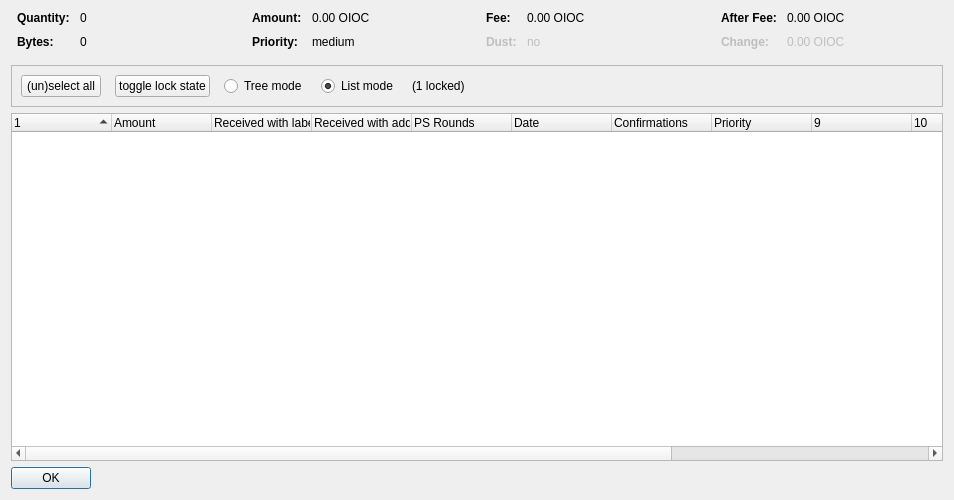
<?xml version="1.0" encoding="UTF-8"?>
<ui version="4.0">
 <class>CoinControlDialog</class>
 <widget class="QDialog" name="CoinControlDialog">
  <property name="geometry">
   <rect>
    <x>0</x>
    <y>0</y>
    <width>954</width>
    <height>500</height>
   </rect>
  </property>
  <property name="windowTitle">
   <string>Coin Selection</string>
  </property>
  <layout class="QVBoxLayout" name="verticalLayout">
   <item>
    <layout class="QHBoxLayout" name="horizontalLayoutTop" stretch="0,0,0,0">
     <property name="topMargin">
      <number>0</number>
     </property>
     <property name="bottomMargin">
      <number>10</number>
     </property>
     <item>
      <layout class="QFormLayout" name="formLayoutCoinControl1">
       <property name="horizontalSpacing">
        <number>10</number>
       </property>
       <property name="verticalSpacing">
        <number>10</number>
       </property>
       <property name="leftMargin">
        <number>6</number>
       </property>
       <property name="rightMargin">
        <number>6</number>
       </property>
       <item row="0" column="0">
        <widget class="QLabel" name="labelCoinControlQuantityText">
         <property name="font">
          <font>
           <weight>75</weight>
           <bold>true</bold>
          </font>
         </property>
         <property name="text">
          <string>Quantity:</string>
         </property>
        </widget>
       </item>
       <item row="0" column="1">
        <widget class="QLabel" name="labelCoinControlQuantity">
         <property name="cursor">
          <cursorShape>IBeamCursor</cursorShape>
         </property>
         <property name="contextMenuPolicy">
          <enum>Qt::ActionsContextMenu</enum>
         </property>
         <property name="text">
          <string notr="true">0</string>
         </property>
         <property name="textInteractionFlags">
          <set>Qt::LinksAccessibleByMouse|Qt::TextSelectableByKeyboard|Qt::TextSelectableByMouse</set>
         </property>
        </widget>
       </item>
       <item row="1" column="0">
        <widget class="QLabel" name="labelCoinControlBytesText">
         <property name="font">
          <font>
           <weight>75</weight>
           <bold>true</bold>
          </font>
         </property>
         <property name="text">
          <string>Bytes:</string>
         </property>
        </widget>
       </item>
       <item row="1" column="1">
        <widget class="QLabel" name="labelCoinControlBytes">
         <property name="cursor">
          <cursorShape>IBeamCursor</cursorShape>
         </property>
         <property name="contextMenuPolicy">
          <enum>Qt::ActionsContextMenu</enum>
         </property>
         <property name="text">
          <string notr="true">0</string>
         </property>
         <property name="textInteractionFlags">
          <set>Qt::LinksAccessibleByMouse|Qt::TextSelectableByKeyboard|Qt::TextSelectableByMouse</set>
         </property>
        </widget>
       </item>
      </layout>
     </item>
     <item>
      <layout class="QFormLayout" name="formLayoutCoinControl2">
       <property name="horizontalSpacing">
        <number>10</number>
       </property>
       <property name="verticalSpacing">
        <number>10</number>
       </property>
       <property name="leftMargin">
        <number>6</number>
       </property>
       <property name="rightMargin">
        <number>6</number>
       </property>
       <item row="0" column="0">
        <widget class="QLabel" name="labelCoinControlAmountText">
         <property name="font">
          <font>
           <weight>75</weight>
           <bold>true</bold>
          </font>
         </property>
         <property name="text">
          <string>Amount:</string>
         </property>
        </widget>
       </item>
       <item row="0" column="1">
        <widget class="QLabel" name="labelCoinControlAmount">
         <property name="cursor">
          <cursorShape>IBeamCursor</cursorShape>
         </property>
         <property name="contextMenuPolicy">
          <enum>Qt::ActionsContextMenu</enum>
         </property>
         <property name="text">
          <string notr="true">0.00 OIOC</string>
         </property>
         <property name="textInteractionFlags">
          <set>Qt::LinksAccessibleByMouse|Qt::TextSelectableByKeyboard|Qt::TextSelectableByMouse</set>
         </property>
        </widget>
       </item>
       <item row="1" column="0">
        <widget class="QLabel" name="labelCoinControlPriorityText">
         <property name="font">
          <font>
           <weight>75</weight>
           <bold>true</bold>
          </font>
         </property>
         <property name="text">
          <string>Priority:</string>
         </property>
        </widget>
       </item>
       <item row="1" column="1">
        <widget class="QLabel" name="labelCoinControlPriority">
         <property name="cursor">
          <cursorShape>IBeamCursor</cursorShape>
         </property>
         <property name="contextMenuPolicy">
          <enum>Qt::ActionsContextMenu</enum>
         </property>
         <property name="text">
          <string>medium</string>
         </property>
         <property name="textInteractionFlags">
          <set>Qt::LinksAccessibleByMouse|Qt::TextSelectableByKeyboard|Qt::TextSelectableByMouse</set>
         </property>
        </widget>
       </item>
      </layout>
     </item>
     <item>
      <layout class="QFormLayout" name="formLayoutCoinControl3">
       <property name="horizontalSpacing">
        <number>10</number>
       </property>
       <property name="verticalSpacing">
        <number>10</number>
       </property>
       <property name="leftMargin">
        <number>6</number>
       </property>
       <property name="rightMargin">
        <number>6</number>
       </property>
       <item row="0" column="0">
        <widget class="QLabel" name="labelCoinControlFeeText">
         <property name="font">
          <font>
           <weight>75</weight>
           <bold>true</bold>
          </font>
         </property>
         <property name="text">
          <string>Fee:</string>
         </property>
        </widget>
       </item>
       <item row="0" column="1">
        <widget class="QLabel" name="labelCoinControlFee">
         <property name="cursor">
          <cursorShape>IBeamCursor</cursorShape>
         </property>
         <property name="contextMenuPolicy">
          <enum>Qt::ActionsContextMenu</enum>
         </property>
         <property name="text">
          <string notr="true">0.00 OIOC</string>
         </property>
         <property name="textInteractionFlags">
          <set>Qt::LinksAccessibleByMouse|Qt::TextSelectableByKeyboard|Qt::TextSelectableByMouse</set>
         </property>
        </widget>
       </item>
       <item row="1" column="0">
        <widget class="QLabel" name="labelCoinControlLowOutputText">
         <property name="enabled">
          <bool>false</bool>
         </property>
         <property name="font">
          <font>
           <weight>75</weight>
           <bold>true</bold>
          </font>
         </property>
         <property name="text">
          <string>Dust:</string>
         </property>
        </widget>
       </item>
       <item row="1" column="1">
        <widget class="QLabel" name="labelCoinControlLowOutput">
         <property name="enabled">
          <bool>false</bool>
         </property>
         <property name="cursor">
          <cursorShape>IBeamCursor</cursorShape>
         </property>
         <property name="contextMenuPolicy">
          <enum>Qt::ActionsContextMenu</enum>
         </property>
         <property name="text">
          <string>no</string>
         </property>
         <property name="textInteractionFlags">
          <set>Qt::LinksAccessibleByMouse|Qt::TextSelectableByKeyboard|Qt::TextSelectableByMouse</set>
         </property>
        </widget>
       </item>
      </layout>
     </item>
     <item>
      <layout class="QFormLayout" name="formLayoutCoinControl4">
       <property name="horizontalSpacing">
        <number>10</number>
       </property>
       <property name="verticalSpacing">
        <number>10</number>
       </property>
       <property name="leftMargin">
        <number>6</number>
       </property>
       <property name="rightMargin">
        <number>6</number>
       </property>
       <item row="0" column="0">
        <widget class="QLabel" name="labelCoinControlAfterFeeText">
         <property name="font">
          <font>
           <weight>75</weight>
           <bold>true</bold>
          </font>
         </property>
         <property name="text">
          <string>After Fee:</string>
         </property>
        </widget>
       </item>
       <item row="0" column="1">
        <widget class="QLabel" name="labelCoinControlAfterFee">
         <property name="cursor">
          <cursorShape>IBeamCursor</cursorShape>
         </property>
         <property name="contextMenuPolicy">
          <enum>Qt::ActionsContextMenu</enum>
         </property>
         <property name="text">
          <string notr="true">0.00 OIOC</string>
         </property>
         <property name="textInteractionFlags">
          <set>Qt::LinksAccessibleByMouse|Qt::TextSelectableByKeyboard|Qt::TextSelectableByMouse</set>
         </property>
        </widget>
       </item>
       <item row="1" column="0">
        <widget class="QLabel" name="labelCoinControlChangeText">
         <property name="enabled">
          <bool>false</bool>
         </property>
         <property name="font">
          <font>
           <weight>75</weight>
           <bold>true</bold>
          </font>
         </property>
         <property name="text">
          <string>Change:</string>
         </property>
        </widget>
       </item>
       <item row="1" column="1">
        <widget class="QLabel" name="labelCoinControlChange">
         <property name="enabled">
          <bool>false</bool>
         </property>
         <property name="cursor">
          <cursorShape>IBeamCursor</cursorShape>
         </property>
         <property name="contextMenuPolicy">
          <enum>Qt::ActionsContextMenu</enum>
         </property>
         <property name="text">
          <string notr="true">0.00 OIOC</string>
         </property>
         <property name="textInteractionFlags">
          <set>Qt::LinksAccessibleByMouse|Qt::TextSelectableByKeyboard|Qt::TextSelectableByMouse</set>
         </property>
        </widget>
       </item>
      </layout>
     </item>
    </layout>
   </item>
   <item>
    <widget class="QFrame" name="frame">
     <property name="minimumSize">
      <size>
       <width>0</width>
       <height>40</height>
      </size>
     </property>
     <property name="frameShape">
      <enum>QFrame::StyledPanel</enum>
     </property>
     <property name="frameShadow">
      <enum>QFrame::Sunken</enum>
     </property>
     <layout class="QHBoxLayout" name="horizontalLayout">
      <item>
       <layout class="QHBoxLayout" name="horizontalLayoutPanel" stretch="0,0,0,0,0,0">
        <property name="spacing">
         <number>14</number>
        </property>
        <item>
         <widget class="QPushButton" name="pushButtonSelectAll">
          <property name="sizePolicy">
           <sizepolicy hsizetype="Maximum" vsizetype="Fixed">
            <horstretch>0</horstretch>
            <verstretch>0</verstretch>
           </sizepolicy>
          </property>
          <property name="text">
           <string>(un)select all</string>
          </property>
          <property name="autoDefault">
           <bool>false</bool>
          </property>
         </widget>
        </item>
        <item>
         <widget class="QPushButton" name="pushButtonToggleLock">
          <property name="sizePolicy">
           <sizepolicy hsizetype="Maximum" vsizetype="Fixed">
            <horstretch>0</horstretch>
            <verstretch>0</verstretch>
           </sizepolicy>
          </property>
          <property name="text">
           <string>toggle lock state</string>
          </property>
          <property name="autoDefault">
           <bool>false</bool>
          </property>
         </widget>
        </item>
        <item>
         <widget class="QRadioButton" name="radioTreeMode">
          <property name="sizePolicy">
           <sizepolicy hsizetype="Maximum" vsizetype="Fixed">
            <horstretch>0</horstretch>
            <verstretch>0</verstretch>
           </sizepolicy>
          </property>
          <property name="text">
           <string>Tree mode</string>
          </property>
         </widget>
        </item>
        <item>
         <widget class="QRadioButton" name="radioListMode">
          <property name="sizePolicy">
           <sizepolicy hsizetype="Maximum" vsizetype="Fixed">
            <horstretch>0</horstretch>
            <verstretch>0</verstretch>
           </sizepolicy>
          </property>
          <property name="text">
           <string>List mode</string>
          </property>
          <property name="checked">
           <bool>true</bool>
          </property>
         </widget>
        </item>
        <item>
         <widget class="QLabel" name="labelLocked">
          <property name="text">
           <string>(1 locked)</string>
          </property>
         </widget>
        </item>
        <item>
         <spacer name="horizontalSpacer">
          <property name="orientation">
           <enum>Qt::Horizontal</enum>
          </property>
          <property name="sizeHint" stdset="0">
           <size>
            <width>40</width>
            <height>20</height>
           </size>
          </property>
         </spacer>
        </item>
       </layout>
      </item>
     </layout>
    </widget>
   </item>
   <item>
    <widget class="CoinControlTreeWidget" name="treeWidget">
     <property name="contextMenuPolicy">
      <enum>Qt::CustomContextMenu</enum>
     </property>
     <property name="sortingEnabled">
      <bool>false</bool>
     </property>
     <property name="columnCount">
      <number>13</number>
     </property>
     <attribute name="headerShowSortIndicator" stdset="0">
      <bool>true</bool>
     </attribute>
     <attribute name="headerStretchLastSection">
      <bool>false</bool>
     </attribute>
     <column>
      <property name="text">
       <string/>
      </property>
     </column>
     <column>
      <property name="text">
       <string>Amount</string>
      </property>
     </column>
     <column>
      <property name="text">
       <string>Received with label</string>
      </property>
     </column>
     <column>
      <property name="text">
       <string>Received with address</string>
      </property>
     </column>
     <column>
      <property name="text">
       <string>PS Rounds</string>
      </property>
     </column>
     <column>
      <property name="text">
       <string>Date</string>
      </property>
     </column>
     <column>
      <property name="text">
       <string>Confirmations</string>
      </property>
      <property name="toolTip">
       <string>Confirmed</string>
      </property>
     </column>
     <column>
      <property name="text">
       <string>Priority</string>
      </property>
     </column>
     <column>
      <property name="text">
       <string/>
      </property>
     </column>
     <column>
      <property name="text">
       <string/>
      </property>
     </column>
     <column>
      <property name="text">
       <string/>
      </property>
     </column>
     <column>
      <property name="text">
       <string/>
      </property>
     </column>
     <column>
      <property name="text">
       <string/>
      </property>
     </column>
    </widget>
   </item>
   <item>
    <widget class="QDialogButtonBox" name="buttonBox">
     <property name="sizePolicy">
      <sizepolicy hsizetype="Maximum" vsizetype="Fixed">
       <horstretch>0</horstretch>
       <verstretch>0</verstretch>
      </sizepolicy>
     </property>
     <property name="orientation">
      <enum>Qt::Horizontal</enum>
     </property>
     <property name="standardButtons">
      <set>QDialogButtonBox::Ok</set>
     </property>
    </widget>
   </item>
  </layout>
 </widget>
 <customwidgets>
  <customwidget>
   <class>CoinControlTreeWidget</class>
   <extends>QTreeWidget</extends>
   <header>coincontroltreewidget.h</header>
  </customwidget>
 </customwidgets>
 <resources/>
 <connections/>
</ui>
